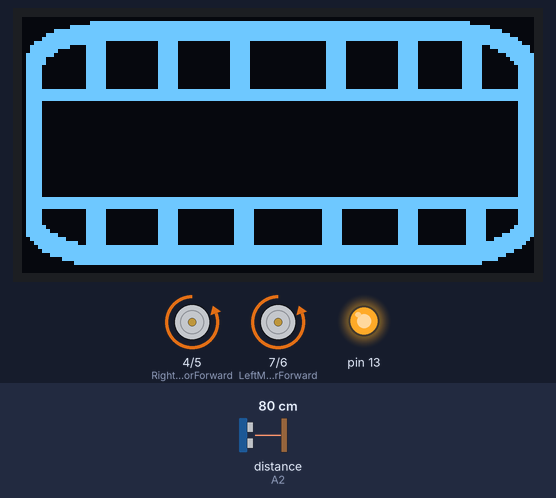
Bench run of a sketch on a simulated Arduino Uno, built with avr-gcc and run on an emulated ATmega328P. Parts: 128×64 one-colour display, motor-driver pin pairs drawn as motors (green arrow = first pin HIGH = forward, orange = second pin HIGH = backward, longer = more drive), output pins drawn as LEDs (lit = HIGH). The test bench sets the inputs (shaded band); at power-on: distance to the obstacle (sensor on A2) 80 cm. The echo pulse lasts 58.3 µs per cm; random numbers use the default seed unless the sketch sets one; what the sketch prints to the serial monitor is not drawn.

Above: at 1.6 s.
1.7 s: distance to the obstacle (sensor on A2) set to 44 cm
4.0 s: distance to the obstacle (sensor on A2) set to 36 cm
At 7.2 s:
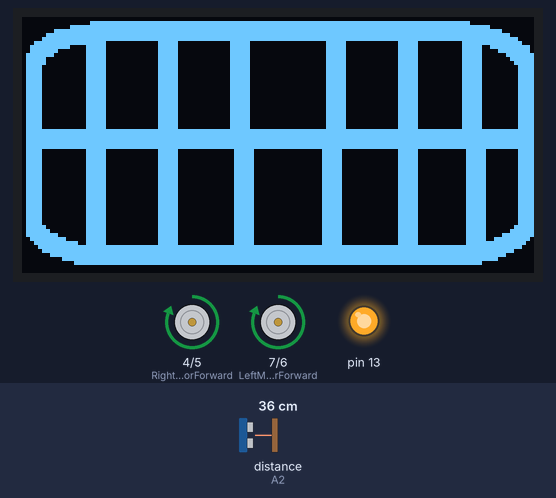
7.9 s: distance to the obstacle (sensor on A2) set to 60 cm
At 10.5 s:
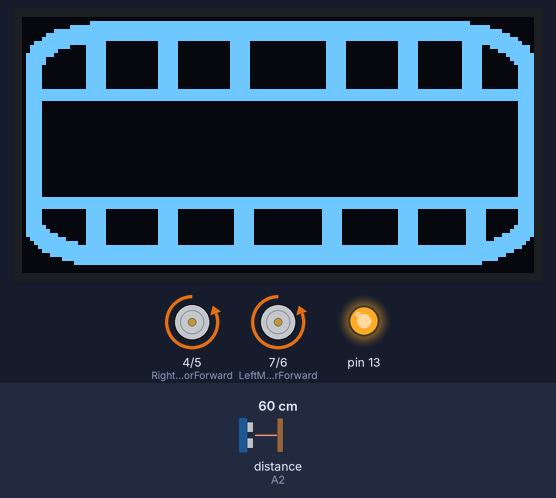
11.4 s: distance to the obstacle (sensor on A2) set to 2 cm
At 15.2 s:
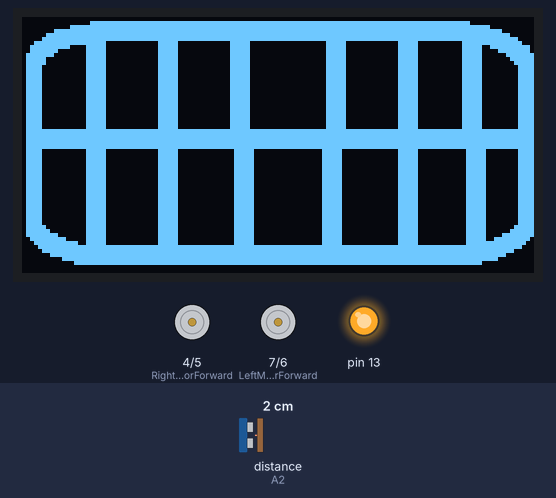
15.3 s: distance to the obstacle (sensor on A2) set to 120 cm
At 17.7 s:
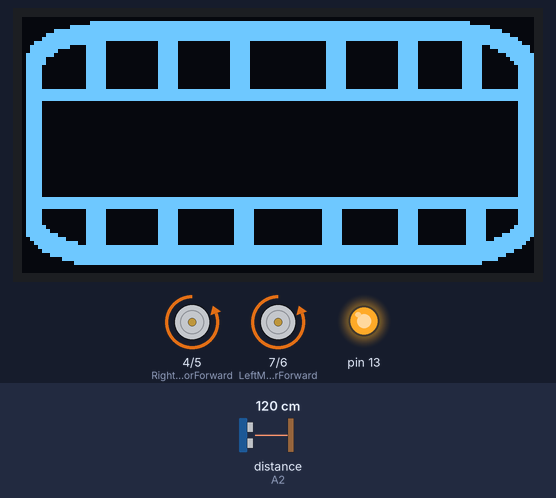
Timing chart, 0 to 19.2 s (numbered marks = the images above; inputs shaded):
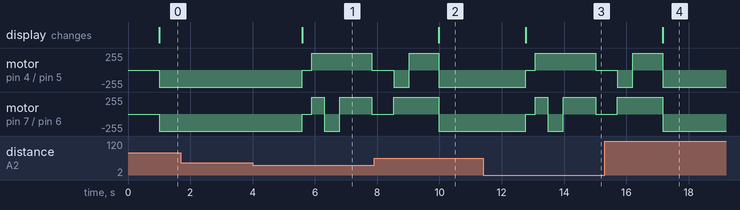

Measured:
- the behaviour switches between 41 and 40 cm on distance to the obstacle (sensor on A2) (found by bisection; images 0 and 1)
- after the input at 1.7 s, every drawn part: stays the same
- after the input at 7.9 s, the display: changes after 2.1 s (image 2)
- after the input at 15.3 s, the display: changes after 1.9 s (image 4)

The sketch:

ultrasonic-lcd.ino
```cpp
#include <Servo.h>   //Servo motor library. This is standard library
#include <NewPing.h> //Ultrasonic sensor function library. You must install this library
#include "U8glib.h"
#include "images.h"

//our L298N control pins
const int LeftMotorForward = 7;
const int LeftMotorBackward = 6;
const int RightMotorForward = 4;
const int RightMotorBackward = 5;

U8GLIB_SSD1306_128X64 u8g(U8G_I2C_OPT_NONE | U8G_I2C_OPT_DEV_0); // I2C / TWI

int tempoSorriso = 1;

//sensor pins
#define trig_pin A1 //analog input 1
#define echo_pin A2 //analog input 2

#define maximum_distance 200
boolean goesForward = false;
int distance = 100;

NewPing sonar(trig_pin, echo_pin, maximum_distance); //sensor function

void drawSorriso()
{

  u8g.firstPage();

  do
  {
    //u8g.drawXBMP(0, 0, 16, 64, space4);
    u8g.drawBitmapP(1, 0, 16, 64, open);
  } while (u8g.nextPage());
}

void drawSorrisoClose()
{
  u8g.firstPage();

  do
  {
    //u8g.drawXBMP(0, 0, 16, 64, space4);
    u8g.drawBitmapP(1, 0, 16, 64, close);
  } while (u8g.nextPage());
}

void setup()
{

  pinMode(RightMotorForward, OUTPUT);
  pinMode(LeftMotorForward, OUTPUT);
  pinMode(LeftMotorBackward, OUTPUT);
  pinMode(RightMotorBackward, OUTPUT);

  pinMode(13, OUTPUT);
  digitalWrite(13, HIGH);
  distance = readPing();
  delay(100);

  Serial.begin(9600);

  randomSeed(analogRead(0));
}

void loop()
{

  delay(1);

  if (distance <= 40)
  {
    drawSorrisoClose();
    moveStop();
    delay(300);
    moveBackward();
    delay(400);

    int rnd = random(3);
    Serial.println(rnd);

    if (rnd == 1)
    {
      moveStop();
      turnRight();
    }
    else
    {
      moveStop();
      turnLeft();
    }

    delay(50);
  }
  else
  {
    drawSorriso();
    moveForward();
  }

  distance = readPing();
}

int readPing()
{
  delay(50);
  int cm = sonar.ping_cm();
  if (cm == 0)
  {
    cm = 250;
  }

  //Serial.println(cm);
  return cm;
}

void moveStop()
{

  digitalWrite(RightMotorForward, LOW);
  digitalWrite(LeftMotorForward, LOW);
  digitalWrite(RightMotorBackward, LOW);
  digitalWrite(LeftMotorBackward, LOW);
}

void moveBackward()
{ //Trocado com moveForward

  if (!goesForward)
  {

    goesForward = true;

    digitalWrite(LeftMotorForward, HIGH);
    digitalWrite(RightMotorForward, HIGH);

    digitalWrite(LeftMotorBackward, LOW);
    digitalWrite(RightMotorBackward, LOW);
  }
}

void moveForward()
{

  goesForward = false;

  digitalWrite(LeftMotorBackward, HIGH);
  digitalWrite(RightMotorBackward, HIGH);

  digitalWrite(LeftMotorForward, LOW);
  digitalWrite(RightMotorForward, LOW);
}

void turnRight()
{

  digitalWrite(LeftMotorForward, HIGH);
  digitalWrite(RightMotorBackward, HIGH);

  digitalWrite(LeftMotorBackward, LOW);
  digitalWrite(RightMotorForward, LOW);

  delay(500);

  digitalWrite(LeftMotorForward, HIGH);
  digitalWrite(RightMotorForward, HIGH);

  digitalWrite(LeftMotorBackward, LOW);
  digitalWrite(RightMotorBackward, LOW);
}

void turnLeft()
{

  digitalWrite(LeftMotorBackward, HIGH);
  digitalWrite(RightMotorForward, HIGH);

  digitalWrite(LeftMotorForward, LOW);
  digitalWrite(RightMotorBackward, LOW);

  delay(500);

  digitalWrite(LeftMotorForward, HIGH);
  digitalWrite(RightMotorForward, HIGH);

  digitalWrite(LeftMotorBackward, LOW);
  digitalWrite(RightMotorBackward, LOW);
}
```

Source omitted: images.h (data table, 22564 bytes)
